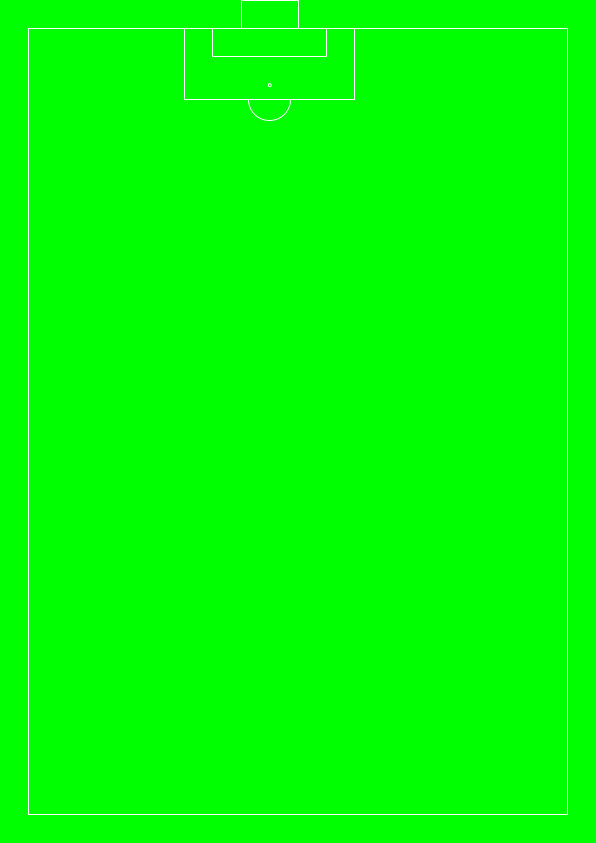
Frame 1 (no input)
Frame 60 (the mouse pressed at the canvas centre just before this capture): identical to frame 1, image omitted
Frame 120 (the mouse held since frame 60 and released just before this capture): identical to frame 1, image omitted

The Processing sketch that drew this single still picture (run headless with seeded random() and noise(); from frame 60 on, the mouse is pressed at the canvas centre):

// Processing sketch: fotballbane
// ── fotballbane.pde
float sfactor; // ca antall piksler per cm på et A4-ark
int i = 0,j = 0; // ikke nødvendig for å løse problemet i programmet, men kjekk å ha når jeg bare vil skrive ut en ting en gang.

void lagA4()
{
  sfactor = 28.4;
  scale(sfactor,sfactor);
  strokeWeight(1/sfactor);
  background(#00FF00);
}

void setup()
{
  frameRate(30); // strengt talt ikke nødvendig med 30 fps, (siden dette ikke er en animasjon), men hvorfor ikke...
  size(596, 843);
  //println("Overflate:\t\t\t" + overflate + "\nAreal av sidekanter:\t\t" + overflate/6 + "\nLengde på sidekanter:\t" + sqrt(overflate/6));
}

void draw()
{
  lagA4();
  mittSvar();
}
// ── mittsvar.pde
void mittSvar()
{
  fill(#00FF00);
  stroke(#FFFFFF);
  float bredde = width/sfactor-2;
  float hoyde = height/sfactor-2;
  rect((bredde/2)-1,0,2,1);
  translate(1,1);
  rect(0,0,bredde, hoyde);
  rect((bredde/2)-3,0,4,1);
  ellipse((bredde/2)-1,2,0.1,0.1);
  noFill();
  rect((bredde/2)-4,0,6,2.5);
  // Tegner en halvsirkel på en eller annen måte...
  arc((bredde/2)-1,2.5,1.5,1.5,0,HALF_PI+HALF_PI);
}
